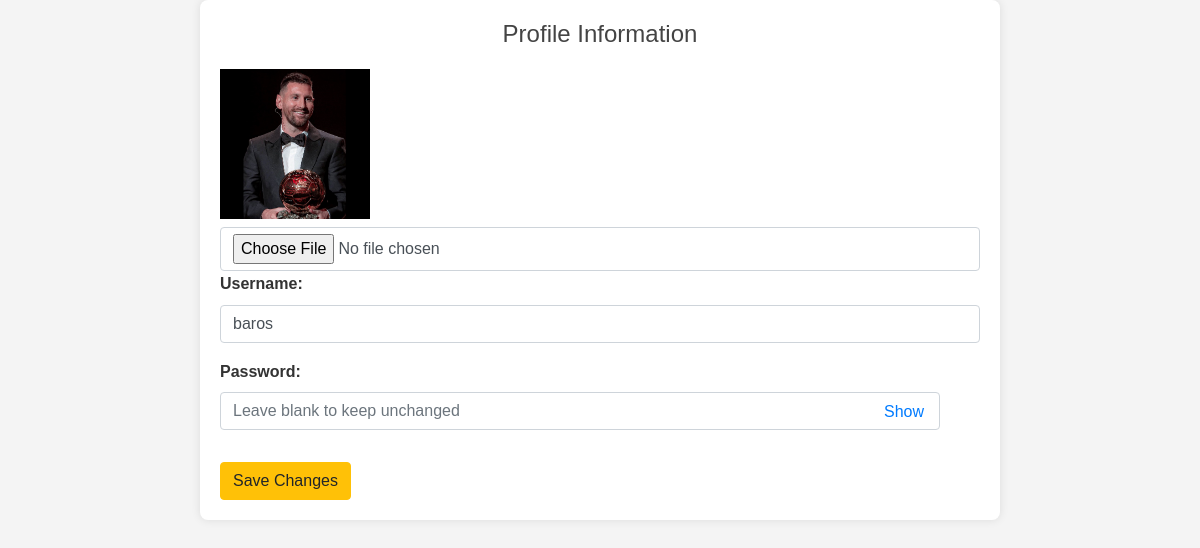
/profile_manajer.php (signed in), run on the app's committed database.
### tables this page shows
CREATE TABLE IF NOT EXISTS `users` (
  `id` varchar(10) NOT NULL,
  `username` varchar(50) NOT NULL,
  `password` varchar(255) NOT NULL,
  `role` enum('chef','waiter','cashier','admin','manager') NOT NULL,
  `picture` varchar(100) NOT NULL,
  PRIMARY KEY (`id`),
  UNIQUE KEY `username` (`username`)
);

### profile_manajer.php (the view, shortened to what this page needs)
<?php
include 'db_connect.php';
$userId = $_SESSION['user_id'];
$sql = "SELECT id, username, role, picture, password FROM users WHERE id = ?";
$stmt = $conn->prepare($sql);
$stmt->bind_param("s", $userId);
$stmt->execute();
$result = $stmt->get_result();
if ($result->num_rows > 0) {
    $row = $result->fetch_assoc();
    $username = $row['username'];
    $picture = $row['picture'];
} else {
    echo "User not found.";
    exit();
}
?>
<!DOCTYPE html>
<html lang="en">
<head>
    <link rel="stylesheet" href="https://maxcdn.bootstrapcdn.com/bootstrap/4.0.0/css/bootstrap.min.css">
    <link rel="stylesheet" href="style/manage.css">
</head>
<body>
    <div class="container">
        <div class="profile-container">
            <h2>Profile Information</h2>
            <form action="profile_manajer.php" method="post" enctype="multipart/form-data">
                <div class="profile-picture">
                    <img src="<?php echo htmlspecialchars($picture); ?>" alt="Profile Picture" width="150">
                    <input type="file" name="picture" class="form-control mt-2">
                </div>
                <div class="profile-details">
                    <div class="form-group">
                        <label for="username"><strong>Username:</strong></label>
                        <input type="text" name="username" id="username" class="form-control" value="<?php echo htmlspecialchars($username); ?>" required>
                    </div>
                    <div class="form-group password-container">
                        <label for="password"><strong>Password:</strong></label>
                        <input type="password" name="password" id="password" class="form-control" placeholder="Leave blank to keep unchanged">
                        <button type="button" class="toggle-btn" id="togglePassword">Show</button>
                    </div>
                    <button type="submit" class="btn btn-warning mt-3">Save Changes</button>
                </div>
            </form>
        </div>
    </div>
</body>
</html>

### style/manage.css (style rules this page uses)
body, h2, h3, p { margin: 0; padding: 0; }
body { font-family: Arial, sans-serif; background-color: #f4f4f4; color: #333; line-height: 1.6; }
.container { max-width: 800px; margin: auto; padding: 20px; background-color: #fff; border-radius: 8px; box-shadow: 0 0 10px rgba(0, 0, 0, 0.1); }
h2 { margin-bottom: 20px; color: #444; font-size: 24px; text-align: center; }

### profile_manajer.php (style rules this page uses)
.password-container { position: relative; }
.password-container input[type="password"] { width: calc(100% - 40px); padding-right: 40px; }
.password-container .toggle-btn { position: absolute; right: 50px; top: 75%; transform: translateY(-50%); border: none; background: none; cursor: pointer; color: #007bff; font-size: 1rem; }

### data on the page
users: picture (picture), username "baros"
